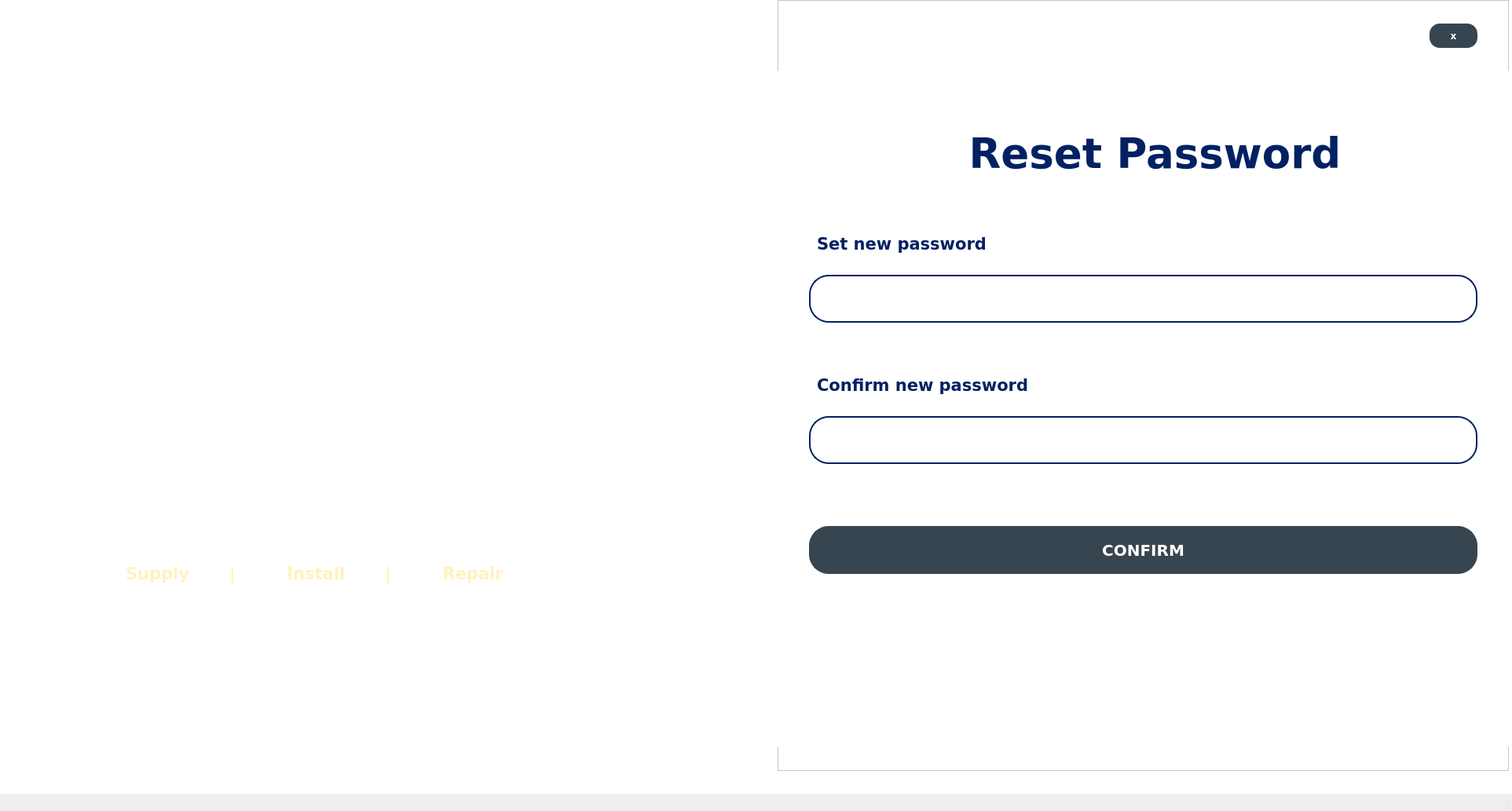
<?xml version="1.0" encoding="UTF-8"?>
<ui version="4.0">
 <class>ForgotPass</class>
 <widget class="QMainWindow" name="ForgotPass">
  <property name="geometry">
   <rect>
    <x>0</x>
    <y>0</y>
    <width>1925</width>
    <height>1033</height>
   </rect>
  </property>
  <property name="maximumSize">
   <size>
    <width>16777215</width>
    <height>16777215</height>
   </size>
  </property>
  <property name="windowTitle">
   <string>Inventory and Sales Management System</string>
  </property>
  <widget class="QWidget" name="centralwidget">
   <property name="styleSheet">
    <string notr="true">background-color: white;</string>
   </property>
   <widget class="QLabel" name="PIC">
    <property name="geometry">
     <rect>
      <x>0</x>
      <y>0</y>
      <width>1921</width>
      <height>982</height>
     </rect>
    </property>
    <property name="minimumSize">
     <size>
      <width>100</width>
      <height>40</height>
     </size>
    </property>
    <property name="maximumSize">
     <size>
      <width>16777215</width>
      <height>16777215</height>
     </size>
    </property>
    <property name="text">
     <string/>
    </property>
    <property name="pixmap">
     <pixmap resource="jj_owner_resources.qrc">:/JJimages/PIC_log_sign_in.png</pixmap>
    </property>
    <property name="scaledContents">
     <bool>true</bool>
    </property>
   </widget>
   <widget class="QLabel" name="label">
    <property name="geometry">
     <rect>
      <x>270</x>
      <y>130</y>
      <width>451</width>
      <height>331</height>
     </rect>
    </property>
    <property name="styleSheet">
     <string notr="true">background-color: transparent;</string>
    </property>
    <property name="text">
     <string/>
    </property>
    <property name="pixmap">
     <pixmap resource="jj_owner_resources.qrc">:/JJimages/JJLOGO.png</pixmap>
    </property>
    <property name="scaledContents">
     <bool>true</bool>
    </property>
   </widget>
   <widget class="QFrame" name="frame">
    <property name="geometry">
     <rect>
      <x>990</x>
      <y>0</y>
      <width>931</width>
      <height>982</height>
     </rect>
    </property>
    <property name="frameShape">
     <enum>QFrame::StyledPanel</enum>
    </property>
    <property name="frameShadow">
     <enum>QFrame::Raised</enum>
    </property>
    <widget class="QPushButton" name="pushButton_xtolanding_forgotpass">
     <property name="geometry">
      <rect>
       <x>830</x>
       <y>30</y>
       <width>61</width>
       <height>31</height>
      </rect>
     </property>
     <property name="font">
      <font>
       <family>Verdana</family>
       <pointsize>9</pointsize>
       <weight>87</weight>
       <bold>true</bold>
      </font>
     </property>
     <property name="styleSheet">
      <string notr="true">border-radius: 13px; 
padding: 1px; 
font-weight: 700;
font-family: &quot;Verdana&quot;, sans-serif; 
background-color: #374550; 
color: white;</string>
     </property>
     <property name="text">
      <string>x</string>
     </property>
    </widget>
    <widget class="QStackedWidget" name="stackedWidget_forgotPass">
     <property name="geometry">
      <rect>
       <x>0</x>
       <y>90</y>
       <width>931</width>
       <height>861</height>
      </rect>
     </property>
     <property name="currentIndex">
      <number>2</number>
     </property>
     <widget class="QWidget" name="enter_contact">
      <widget class="QFrame" name="frame_2">
       <property name="geometry">
        <rect>
         <x>20</x>
         <y>110</y>
         <width>901</width>
         <height>521</height>
        </rect>
       </property>
       <property name="styleSheet">
        <string notr="true">background: transparent;</string>
       </property>
       <property name="frameShape">
        <enum>QFrame::StyledPanel</enum>
       </property>
       <property name="frameShadow">
        <enum>QFrame::Raised</enum>
       </property>
       <widget class="QLabel" name="label_2">
        <property name="geometry">
         <rect>
          <x>120</x>
          <y>30</y>
          <width>681</width>
          <height>131</height>
         </rect>
        </property>
        <property name="font">
         <font>
          <family>Verdana</family>
          <pointsize>40</pointsize>
          <weight>87</weight>
          <bold>true</bold>
         </font>
        </property>
        <property name="styleSheet">
         <string notr="true">color: #022162;
font-weight: 700;
font-family: &quot;Verdana&quot;, sans-serif; 
background: transparent;</string>
        </property>
        <property name="text">
         <string>Forgot Password</string>
        </property>
        <property name="alignment">
         <set>Qt::AlignCenter</set>
        </property>
       </widget>
       <widget class="QLabel" name="label_3">
        <property name="geometry">
         <rect>
          <x>90</x>
          <y>150</y>
          <width>761</width>
          <height>61</height>
         </rect>
        </property>
        <property name="font">
         <font>
          <family>Verdana</family>
          <pointsize>12</pointsize>
          <weight>87</weight>
          <bold>true</bold>
         </font>
        </property>
        <property name="styleSheet">
         <string notr="true">color: #022162;
font-weight: 700;
font-family: &quot;Verdana&quot;, sans-serif; 
background: transparent;</string>
        </property>
        <property name="text">
         <string>Please enter the contact number associated with your account.</string>
        </property>
       </widget>
       <widget class="QLineEdit" name="enter_contactnum_forgotpass">
        <property name="geometry">
         <rect>
          <x>20</x>
          <y>230</y>
          <width>851</width>
          <height>61</height>
         </rect>
        </property>
        <property name="font">
         <font>
          <family>Verdana</family>
          <pointsize>13</pointsize>
         </font>
        </property>
        <property name="styleSheet">
         <string notr="true">border: 2px solid #022162; 
border-radius: 25px; 
padding: 5px;
font-family: &quot;Verdana&quot;, sans-serif; </string>
        </property>
        <property name="placeholderText">
         <string/>
        </property>
       </widget>
       <widget class="QPushButton" name="continueto_entercode">
        <property name="geometry">
         <rect>
          <x>20</x>
          <y>360</y>
          <width>851</width>
          <height>61</height>
         </rect>
        </property>
        <property name="font">
         <font>
          <family>Verdana</family>
          <pointsize>15</pointsize>
          <weight>87</weight>
          <bold>true</bold>
         </font>
        </property>
        <property name="styleSheet">
         <string notr="true">border: 2px solid #374550; 
border-radius: 25px; 
padding: 5px; 
font-weight: 700;
font-family: &quot;Verdana&quot;, sans-serif; 
background-color: #374550; 
color: white;</string>
        </property>
        <property name="text">
         <string>CONTINUE</string>
        </property>
       </widget>
      </widget>
     </widget>
     <widget class="QWidget" name="enter_verification">
      <widget class="QFrame" name="frame_3">
       <property name="geometry">
        <rect>
         <x>20</x>
         <y>110</y>
         <width>901</width>
         <height>521</height>
        </rect>
       </property>
       <property name="styleSheet">
        <string notr="true">background: transparent;</string>
       </property>
       <property name="frameShape">
        <enum>QFrame::StyledPanel</enum>
       </property>
       <property name="frameShadow">
        <enum>QFrame::Raised</enum>
       </property>
       <widget class="QLabel" name="label_7">
        <property name="geometry">
         <rect>
          <x>120</x>
          <y>30</y>
          <width>681</width>
          <height>131</height>
         </rect>
        </property>
        <property name="font">
         <font>
          <family>Verdana</family>
          <pointsize>40</pointsize>
          <weight>87</weight>
          <bold>true</bold>
         </font>
        </property>
        <property name="styleSheet">
         <string notr="true">color: #022162;
font-weight: 700;
font-family: &quot;Verdana&quot;, sans-serif; 
background: transparent;</string>
        </property>
        <property name="text">
         <string>Forgot Password</string>
        </property>
        <property name="alignment">
         <set>Qt::AlignCenter</set>
        </property>
       </widget>
       <widget class="QLabel" name="label_8">
        <property name="geometry">
         <rect>
          <x>40</x>
          <y>150</y>
          <width>811</width>
          <height>61</height>
         </rect>
        </property>
        <property name="font">
         <font>
          <family>Verdana</family>
          <pointsize>12</pointsize>
          <weight>87</weight>
          <bold>true</bold>
         </font>
        </property>
        <property name="styleSheet">
         <string notr="true">color: #022162;
font-weight: 700;
font-family: &quot;Verdana&quot;, sans-serif; 
background: transparent;</string>
        </property>
        <property name="text">
         <string>Enter the code sent to your number.</string>
        </property>
       </widget>
       <widget class="QLineEdit" name="enter_code">
        <property name="geometry">
         <rect>
          <x>20</x>
          <y>230</y>
          <width>851</width>
          <height>61</height>
         </rect>
        </property>
        <property name="font">
         <font>
          <family>Verdana</family>
          <pointsize>13</pointsize>
         </font>
        </property>
        <property name="styleSheet">
         <string notr="true">border: 2px solid #022162; 
border-radius: 25px; 
padding: 5px;
font-family: &quot;Verdana&quot;, sans-serif; </string>
        </property>
        <property name="placeholderText">
         <string/>
        </property>
       </widget>
       <widget class="QPushButton" name="confirmCode">
        <property name="geometry">
         <rect>
          <x>20</x>
          <y>360</y>
          <width>851</width>
          <height>61</height>
         </rect>
        </property>
        <property name="font">
         <font>
          <family>Verdana</family>
          <pointsize>15</pointsize>
          <weight>87</weight>
          <bold>true</bold>
         </font>
        </property>
        <property name="styleSheet">
         <string notr="true">border: 2px solid #374550; 
border-radius: 25px; 
padding: 5px; 
font-weight: 700;
font-family: &quot;Verdana&quot;, sans-serif; 
background-color: #374550; 
color: white;</string>
        </property>
        <property name="text">
         <string>CONFIRM</string>
        </property>
       </widget>
      </widget>
     </widget>
     <widget class="QWidget" name="page">
      <widget class="QFrame" name="frame_4">
       <property name="geometry">
        <rect>
         <x>20</x>
         <y>30</y>
         <width>901</width>
         <height>761</height>
        </rect>
       </property>
       <property name="styleSheet">
        <string notr="true">background: transparent;</string>
       </property>
       <property name="frameShape">
        <enum>QFrame::StyledPanel</enum>
       </property>
       <property name="frameShadow">
        <enum>QFrame::Raised</enum>
       </property>
       <widget class="QLabel" name="label_9">
        <property name="geometry">
         <rect>
          <x>120</x>
          <y>20</y>
          <width>681</width>
          <height>111</height>
         </rect>
        </property>
        <property name="font">
         <font>
          <family>Verdana</family>
          <pointsize>40</pointsize>
          <weight>87</weight>
          <bold>true</bold>
         </font>
        </property>
        <property name="styleSheet">
         <string notr="true">color: #022162;
font-weight: 700;
font-family: &quot;Verdana&quot;, sans-serif; 
background: transparent;</string>
        </property>
        <property name="text">
         <string>Reset Password</string>
        </property>
        <property name="alignment">
         <set>Qt::AlignCenter</set>
        </property>
       </widget>
       <widget class="QLabel" name="label_10">
        <property name="geometry">
         <rect>
          <x>30</x>
          <y>160</y>
          <width>761</width>
          <height>61</height>
         </rect>
        </property>
        <property name="font">
         <font>
          <family>Verdana</family>
          <pointsize>16</pointsize>
          <weight>87</weight>
          <bold>true</bold>
         </font>
        </property>
        <property name="styleSheet">
         <string notr="true">color: #022162;
font-weight: 700;
font-family: &quot;Verdana&quot;, sans-serif; 
background: transparent;</string>
        </property>
        <property name="text">
         <string>Set new password</string>
        </property>
       </widget>
       <widget class="QLineEdit" name="setNewPass">
        <property name="geometry">
         <rect>
          <x>20</x>
          <y>230</y>
          <width>851</width>
          <height>61</height>
         </rect>
        </property>
        <property name="font">
         <font>
          <family>Verdana</family>
          <pointsize>13</pointsize>
         </font>
        </property>
        <property name="styleSheet">
         <string notr="true">border: 2px solid #022162; 
border-radius: 25px; 
padding: 5px;
font-family: &quot;Verdana&quot;, sans-serif; </string>
        </property>
        <property name="placeholderText">
         <string/>
        </property>
       </widget>
       <widget class="QPushButton" name="pushButton_confirmPass_reset">
        <property name="geometry">
         <rect>
          <x>20</x>
          <y>550</y>
          <width>851</width>
          <height>61</height>
         </rect>
        </property>
        <property name="font">
         <font>
          <family>Verdana</family>
          <pointsize>15</pointsize>
          <weight>87</weight>
          <bold>true</bold>
         </font>
        </property>
        <property name="styleSheet">
         <string notr="true">border: 2px solid #374550; 
border-radius: 25px; 
padding: 5px; 
font-weight: 700;
font-family: &quot;Verdana&quot;, sans-serif; 
background-color: #374550; 
color: white;</string>
        </property>
        <property name="text">
         <string>CONFIRM</string>
        </property>
       </widget>
       <widget class="QLabel" name="label_12">
        <property name="geometry">
         <rect>
          <x>30</x>
          <y>340</y>
          <width>761</width>
          <height>61</height>
         </rect>
        </property>
        <property name="font">
         <font>
          <family>Verdana</family>
          <pointsize>16</pointsize>
          <weight>87</weight>
          <bold>true</bold>
         </font>
        </property>
        <property name="styleSheet">
         <string notr="true">color: #022162;
font-weight: 700;
font-family: &quot;Verdana&quot;, sans-serif; 
background: transparent;</string>
        </property>
        <property name="text">
         <string>Confirm new password</string>
        </property>
       </widget>
       <widget class="QLineEdit" name="confirmNewPass">
        <property name="geometry">
         <rect>
          <x>20</x>
          <y>410</y>
          <width>851</width>
          <height>61</height>
         </rect>
        </property>
        <property name="font">
         <font>
          <family>Verdana</family>
          <pointsize>13</pointsize>
         </font>
        </property>
        <property name="styleSheet">
         <string notr="true">border: 2px solid #022162; 
border-radius: 25px; 
padding: 5px;
font-family: &quot;Verdana&quot;, sans-serif; </string>
        </property>
        <property name="placeholderText">
         <string/>
        </property>
       </widget>
      </widget>
     </widget>
    </widget>
   </widget>
   <widget class="QFrame" name="jframe">
    <property name="geometry">
     <rect>
      <x>-10</x>
      <y>460</y>
      <width>951</width>
      <height>431</height>
     </rect>
    </property>
    <property name="styleSheet">
     <string notr="true">background: transparent;</string>
    </property>
    <property name="frameShape">
     <enum>QFrame::StyledPanel</enum>
    </property>
    <property name="frameShadow">
     <enum>QFrame::Raised</enum>
    </property>
    <widget class="QLabel" name="label_18">
     <property name="geometry">
      <rect>
       <x>120</x>
       <y>20</y>
       <width>771</width>
       <height>111</height>
      </rect>
     </property>
     <property name="font">
      <font>
       <family>Verdana</family>
       <pointsize>24</pointsize>
       <weight>87</weight>
       <bold>true</bold>
      </font>
     </property>
     <property name="styleSheet">
      <string notr="true">color: #ffffff;
font-weight: 700;
font-family: &quot;Verdana&quot;, sans-serif; 
background: transparent;
</string>
     </property>
     <property name="text">
      <string>J &amp; J Roofsteel and Gutter Supply</string>
     </property>
    </widget>
    <widget class="QLabel" name="label_6">
     <property name="geometry">
      <rect>
       <x>340</x>
       <y>110</y>
       <width>291</width>
       <height>61</height>
      </rect>
     </property>
     <property name="font">
      <font>
       <family>Verdana</family>
       <pointsize>18</pointsize>
       <weight>87</weight>
       <bold>true</bold>
      </font>
     </property>
     <property name="styleSheet">
      <string notr="true">color: #ffffff;
font-weight: 700;
font-family: &quot;Verdana&quot;, sans-serif; 
background: transparent;
</string>
     </property>
     <property name="text">
      <string>Moalboal Branch</string>
     </property>
    </widget>
    <widget class="QLabel" name="label_11">
     <property name="geometry">
      <rect>
       <x>170</x>
       <y>250</y>
       <width>631</width>
       <height>41</height>
      </rect>
     </property>
     <property name="font">
      <font>
       <family>Verdana</family>
       <pointsize>16</pointsize>
       <weight>87</weight>
       <bold>true</bold>
      </font>
     </property>
     <property name="styleSheet">
      <string notr="true">color: #fff2bd; 
font-weight: 700;
font-family: &quot;Verdana&quot;, sans-serif; 
background: transparent; 
</string>
     </property>
     <property name="text">
      <string>Supply       |         Install       |         Repair    </string>
     </property>
    </widget>
   </widget>
  </widget>
  <widget class="QMenuBar" name="menubar">
   <property name="geometry">
    <rect>
     <x>0</x>
     <y>0</y>
     <width>1925</width>
     <height>26</height>
    </rect>
   </property>
  </widget>
  <widget class="QStatusBar" name="statusbar"/>
 </widget>
 <resources>
  <include location="jj_owner_resources.qrc"/>
  <include location="jj_owner_resources.qrc"/>
 </resources>
 <connections/>
</ui>
